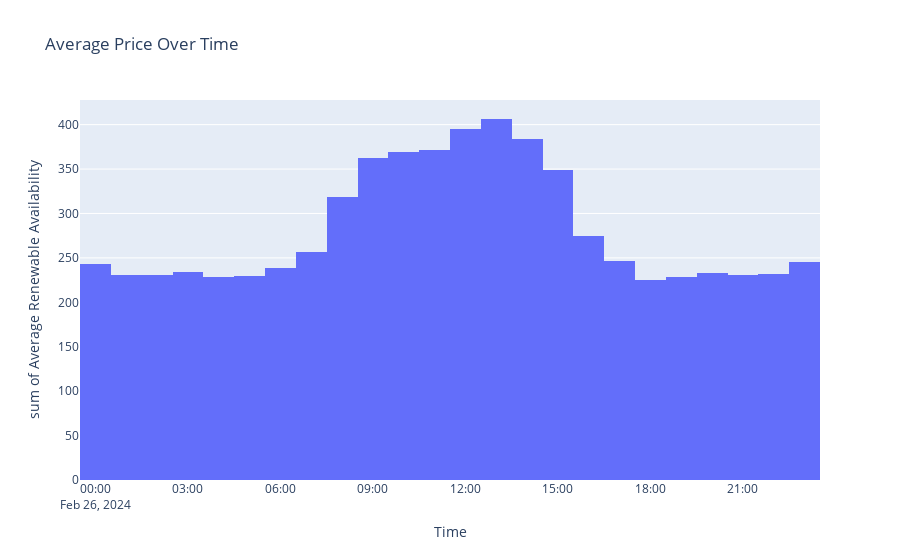

Notebook code cell kept with this figure:
### Code cell
energy_mix_averaged_by_hour = get_data_averaged_by_hour(energy_mix_data, "Other Renewables")

num_chart_bins = len(energy_mix_averaged_by_hour)
energy_mix_averaged_by_hour_df = pd.DataFrame(energy_mix_averaged_by_hour, columns=["Time", "Average Renewable Availability"])
fig = px.histogram(energy_mix_averaged_by_hour_df, x="Time", y="Average Renewable Availability", title="Average Price Over Time", nbins = num_chart_bins)
fig.show()

### Figure 1 — Plotly figure (JSON) as saved in the notebook; plotly's stock layout.template omitted (floating-point values rounded to 4 significant figures)
{"data": [{"alignmentgroup": "True", "bingroup": "x", "histfunc": "sum", "hovertemplate": "Time=%{x}<br>sum of Average Renewable Availability=%{y}<extra></extra>", "legendgroup": "", "marker": {"color": "#636efa", "pattern": {"shape": ""}}, "name": "", "nbinsx": 24, "offsetgroup": "", "orientation": "v", "showlegend": false, "type": "histogram", "x": ["2024-02-26T00:05:00-05:00", "2024-02-26T01:10:00-05:00", "2024-02-26T02:15:00-05:00", "2024-02-26T03:15:00-05:00", "2024-02-26T04:15:00-05:00", "2024-02-26T05:15:00-05:00", "2024-02-26T06:15:00-05:00", "2024-02-26T07:15:00-05:00", "2024-02-26T08:15:00-05:00", "2024-02-26T09:15:00-05:00", "2024-02-26T10:15:00-05:00", "2024-02-26T11:15:00-05:00", "2024-02-26T12:15:00-05:00", "2024-02-26T13:15:00-05:00", "2024-02-26T14:15:00-05:00", "2024-02-26T15:15:00-05:00", "2024-02-26T16:15:00-05:00", "2024-02-26T17:14:37-05:00", "2024-02-26T18:00:00-05:00", "2024-02-26T19:00:00-05:00", "2024-02-26T20:00:00-05:00", "2024-02-26T21:00:00-05:00", "2024-02-26T22:00:00-05:00", "2024-02-26T23:00:00-05:00"], "xaxis": "x", "y": [242.6, 230.9, 230.8, 234.3, 228.2, 229.7, 238.9, 256.9, 318.9, 362.2, 369.3, 371.7, 395.5, 406.3, 383.8, 348.7, 275.1, 246.1, 225, 228.8, 233.4, 231.1, 232.2, 245.6], "yaxis": "y"}], "layout": {"autosize": true, "barmode": "relative", "legend": {"tracegroupgap": 0}, "title": {"text": "Average Price Over Time"}, "xaxis": {"anchor": "y", "autorange": true, "domain": [0, 1], "range": ["2024-02-25 23:30", "2024-02-26 23:30"], "title": {"text": "Time"}, "type": "date"}, "yaxis": {"anchor": "x", "autorange": true, "domain": [0, 1], "range": [0, 427.7], "title": {"text": "sum of Average Renewable Availability"}, "type": "linear"}}}
